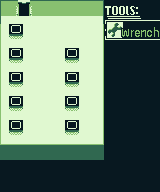

Below is a game level as drawn by its tile map, then a one-line description and the .tmx file that defines it, in full:
An orthogonal 20x24 tile map with 8x8 px tiles, 4 tile layers (BG, Floors, Topwalls, Obj), 1 image layer.

<map version="1.2" tiledversion="2019.04.25" orientation="orthogonal" renderorder="left-down" width="20" height="24" tilewidth="8" tileheight="8" infinite="0" nextlayerid="20" nextobjectid="1">
 <tileset firstgid="1" source="../Tilesets/First.tsx" />
 <layer id="16" name="BG" width="20" height="24">
  <data encoding="csv">
407,407,407,407,407,407,407,407,407,407,407,407,407,407,407,407,407,407,407,407,
272,272,272,272,272,272,272,272,272,272,272,272,272,407,407,407,407,407,407,407,
407,407,407,407,407,407,407,407,407,407,407,407,407,407,407,407,407,407,407,407,
407,407,407,407,407,407,407,407,407,407,407,407,407,407,407,407,407,407,407,407,
407,407,407,407,407,407,407,407,407,407,407,407,407,407,407,407,407,407,407,407,
407,407,407,407,407,407,407,407,407,407,407,407,407,407,407,407,407,407,407,407,
407,407,407,407,407,407,407,407,407,407,407,407,407,407,407,407,407,407,407,407,
407,407,407,407,407,407,407,407,407,407,407,407,407,407,407,407,407,407,407,407,
407,407,407,407,407,407,407,407,407,407,407,407,407,407,407,407,407,407,407,407,
407,407,407,407,407,407,407,407,407,407,407,407,407,407,407,407,407,407,407,407,
407,407,407,407,407,407,407,407,407,407,407,407,407,407,407,407,407,407,407,407,
407,407,407,407,407,407,407,407,407,407,407,407,407,407,407,407,407,407,407,407,
407,407,407,407,407,407,407,407,407,407,407,407,407,407,407,407,407,407,407,407,
407,407,407,407,407,407,407,407,407,407,407,407,407,407,407,407,407,407,407,407,
407,407,407,407,407,407,407,407,407,407,407,407,407,407,407,407,407,407,407,407,
407,407,407,407,407,407,407,407,407,407,407,407,407,407,407,407,407,407,407,407,
407,407,407,407,407,407,407,407,407,407,407,407,407,407,407,407,407,407,407,407,
407,407,407,407,407,407,407,407,407,407,407,407,407,407,407,407,407,407,407,407,
407,407,407,407,407,407,407,407,407,407,407,407,407,407,407,407,407,407,407,407,
407,407,407,407,407,407,407,407,407,407,407,407,407,407,407,407,407,407,407,407,
407,407,407,407,407,407,407,407,407,407,407,407,407,407,407,407,407,407,407,407,
407,407,407,407,407,407,407,407,407,407,407,407,407,407,407,407,407,407,407,407,
407,407,407,407,407,407,407,407,407,407,407,407,407,407,407,407,407,407,407,407,
407,407,407,407,407,407,407,407,407,407,407,407,407,407,407,407,407,407,407,407
</data>
 </layer>
 <imagelayer id="11" name="Text">
  <image source="inv sidebar.png" width="160" height="160" />
 </imagelayer>
 <layer id="17" name="Floors" width="20" height="24">
  <data encoding="csv">
0,0,0,0,0,0,0,0,0,0,0,0,0,0,0,0,0,0,0,0,
0,0,0,0,0,0,0,0,0,0,0,0,0,0,0,0,0,0,0,0,
1402,1402,1402,1402,1402,1402,1402,1402,1402,1402,1402,1402,1402,0,0,0,0,0,0,0,
1402,1402,1402,1402,1402,1402,1402,1402,1402,1402,1402,1402,1402,0,0,0,0,0,0,0,
1402,1402,1402,1402,1402,1402,1402,1402,1402,1402,1402,1402,1402,0,0,0,0,0,0,0,
1402,1402,1402,1402,1402,1402,1402,1402,1402,1402,1402,1402,1402,0,0,0,0,0,0,0,
1402,1402,1402,1402,1402,1402,1402,1402,1402,1402,1402,1402,1402,0,0,0,0,0,0,0,
1402,1402,1402,1402,1402,1402,1402,1402,1402,1402,1402,1402,1402,0,0,0,0,0,0,0,
1402,1402,1402,1402,1402,1402,1402,1402,1402,1402,1402,1402,1402,0,0,0,0,0,0,0,
1402,1402,1402,1402,1402,1402,1402,1402,1402,1402,1402,1402,1402,0,0,0,0,0,0,0,
1402,1402,1402,1402,1402,1402,1402,1402,1402,1402,1402,1402,1402,0,0,0,0,0,0,0,
1402,1402,1402,1402,1402,1402,1402,1402,1402,1402,1402,1402,1402,0,0,0,0,0,0,0,
1402,1402,1402,1402,1402,1402,1402,1402,1402,1402,1402,1402,1402,0,0,0,0,0,0,0,
1402,1402,1402,1402,1402,1402,1402,1402,1402,1402,1402,1402,1402,0,0,0,0,0,0,0,
1402,1402,1402,1402,1402,1402,1402,1402,1402,1402,1402,1402,1402,0,0,0,0,0,0,0,
1402,1402,1402,1402,1402,1402,1402,1402,1402,1402,1402,1402,1402,0,0,0,0,0,0,0,
1402,1402,1402,1402,1402,1402,1402,1402,1402,1402,1402,1402,1402,0,0,0,0,0,0,0,
1402,1402,1402,1402,1402,1402,1402,1402,1402,1402,1402,1402,1402,0,0,0,0,0,0,0,
0,0,0,0,0,0,0,0,0,0,0,0,1402,0,0,0,0,0,0,0,
1402,1402,1402,1402,1402,1402,1402,1402,1402,1402,1402,1402,1402,0,0,0,0,0,0,0,
0,0,0,0,0,0,0,0,0,0,0,0,0,0,0,0,0,0,0,0,
0,0,0,0,0,0,0,0,0,0,0,0,0,0,0,0,0,0,0,0,
0,0,0,0,0,0,0,0,0,0,0,0,0,0,0,0,0,0,0,0,
0,0,0,0,0,0,0,0,0,0,0,0,0,0,0,0,0,0,0,0
</data>
 </layer>
 <layer id="18" name="Topwalls" width="20" height="24">
  <data encoding="csv">
179,180,180,180,180,180,180,180,180,180,180,180,2147483827,0,0,0,0,0,0,0,
2147485000,0,0,0,0,0,0,0,0,0,0,0,1352,0,0,0,0,0,0,0,
2147485000,0,0,0,0,0,0,0,0,0,0,0,1352,0,0,0,0,0,0,0,
227,0,0,0,0,0,0,0,0,0,0,0,2147483875,0,0,0,0,0,0,0,
227,0,0,0,0,0,0,0,0,0,0,0,2147483875,0,0,0,0,0,0,0,
227,0,0,0,0,0,0,0,0,0,0,0,2147483875,0,0,0,0,0,0,0,
227,0,0,0,0,0,0,0,0,0,0,0,2147483875,0,0,0,0,0,0,0,
227,0,0,0,0,0,0,0,0,0,0,0,2147483875,0,0,0,0,0,0,0,
227,0,0,0,0,0,0,0,0,0,0,0,2147483875,0,0,0,0,0,0,0,
227,0,0,0,0,0,0,0,0,0,0,0,2147483875,0,0,0,0,0,0,0,
227,0,0,0,0,0,0,0,0,0,0,0,2147483875,0,0,0,0,0,0,0,
227,0,0,0,0,0,0,0,0,0,0,0,2147483875,0,0,0,0,0,0,0,
227,0,0,0,0,0,0,0,0,0,0,0,2147483875,0,0,0,0,0,0,0,
227,0,0,0,0,0,0,0,0,0,0,0,2147483875,0,0,0,0,0,0,0,
227,0,0,0,0,0,0,0,0,0,0,0,2147483875,0,0,0,0,0,0,0,
227,0,0,0,0,0,0,0,0,0,0,0,2147483875,0,0,0,0,0,0,0,
227,0,0,0,0,0,0,0,0,0,0,0,2147483875,0,0,0,0,0,0,0,
227,0,0,0,0,0,0,0,0,0,0,0,2147483875,0,0,0,0,0,0,0,
275,275,275,275,275,275,275,275,275,275,275,275,275,0,0,0,0,0,0,0,
1354,1354,1354,1354,1354,1354,1354,1354,1354,1354,1354,1354,1354,0,0,0,0,0,0,0,
0,0,0,0,0,0,0,0,0,0,0,0,0,0,0,0,0,0,0,0,
0,0,0,0,0,0,0,0,0,0,0,0,0,0,0,0,0,0,0,0,
0,0,0,0,0,0,0,0,0,0,0,0,0,0,0,0,0,0,0,0,
0,0,0,0,0,0,0,0,0,0,0,0,0,0,0,0,0,0,0,0
</data>
 </layer>
 <layer id="19" name="Obj" width="20" height="24">
  <data encoding="csv">
179,180,133,2147483781,180,180,180,180,180,180,180,180,2147483827,0,0,0,0,0,0,0,
2147485000,0,181,2147483829,0,0,0,0,0,0,0,0,1352,0,0,0,0,0,0,0,
2147485000,0,0,0,0,0,0,0,0,0,0,0,1352,0,0,0,0,0,0,0,
227,2150,2147485798,0,0,0,0,0,0,0,0,0,2147483875,0,0,0,0,0,0,0,
227,2198,2147485846,0,0,0,0,0,0,0,0,0,2147483875,0,0,0,0,0,0,0,
227,0,0,0,0,0,0,0,0,0,0,0,2147483875,0,0,0,0,0,0,0,
227,2150,2147485798,0,0,0,0,0,2150,2147485798,0,0,2147483875,0,0,0,0,0,0,0,
227,2198,2147485846,0,0,0,0,0,2198,2147485846,0,0,2147483875,0,0,0,0,0,0,0,
227,0,0,0,0,0,0,0,0,0,0,0,2147483875,0,0,0,0,0,0,0,
227,2150,2147485798,0,0,0,0,0,2150,2147485798,0,0,2147483875,0,0,0,0,0,0,0,
227,2198,2147485846,0,0,0,0,0,2198,2147485846,0,0,2147483875,0,0,0,0,0,0,0,
227,0,0,0,0,0,0,0,0,0,0,0,2147483875,0,0,0,0,0,0,0,
227,2150,2147485798,0,0,0,0,0,2150,2147485798,0,0,2147483875,0,0,0,0,0,0,0,
227,2198,2147485846,0,0,0,0,0,2198,2147485846,0,0,2147483875,0,0,0,0,0,0,0,
227,0,0,0,0,0,0,0,0,0,0,0,2147483875,0,0,0,0,0,0,0,
227,2150,2147485798,0,0,0,0,0,2150,2147485798,0,0,2147483875,0,0,0,0,0,0,0,
227,2198,2147485846,0,0,0,0,0,2198,2147485846,0,0,2147483875,0,0,0,0,0,0,0,
227,0,0,0,0,0,0,0,0,0,0,0,2147483875,0,0,0,0,0,0,0,
275,275,275,275,275,275,275,275,275,275,275,275,275,0,0,0,0,0,0,0,
1354,1354,1354,1354,1354,1354,1354,1354,1354,1354,1354,1354,1354,0,0,0,0,0,0,0,
0,0,0,0,0,0,0,0,0,0,0,0,0,0,0,0,0,0,0,0,
0,0,0,0,0,0,0,0,0,0,0,0,0,0,0,0,0,0,0,0,
0,0,0,0,0,0,0,0,0,0,0,0,0,0,0,0,0,0,0,0,
0,0,0,0,0,0,0,0,0,0,0,0,0,0,0,0,0,0,0,0
</data>
 </layer>
</map>